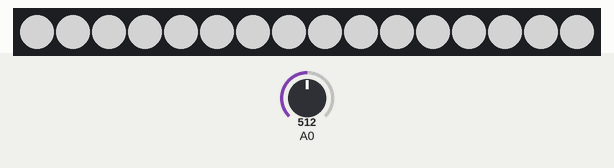
This sketch was run on a simulated Arduino Uno, built with avr-gcc and run on an emulated ATmega328P. Shown: 16 RGB LEDs in strip order, left to right. The inputs (shaded band) are chosen by the test bench; at power-on: A0 = 512. Dim RGB values are drawn brighter than linear.

Above: at 1.2 s.
1.3 s: A0 set to 0
At 2.5 s:
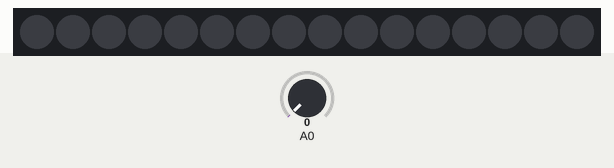
2.8 s: A0 set to 25
At 3.3 s:
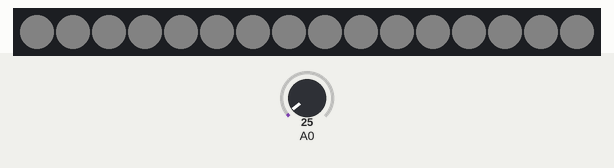
4.3 s: A0 set to 6
Timing chart, 0 to 7.3 s (numbered marks = the images above; inputs shaded):
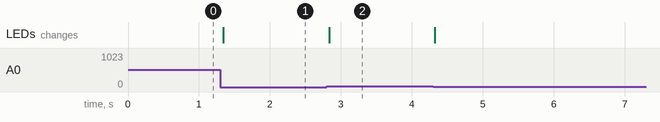

The sketch:

TLC_LEDs.ino
```cpp
/*
    Basic Pin setup:
    ------------                                  ---u----
    ARDUINO   13|-> SCLK (pin 25)           OUT1 |1     28| OUT channel 0
              12|                           OUT2 |2     27|-> GND (VPRG)
              11|-> SIN (pin 26)            OUT3 |3     26|-> SIN (pin 11)
              10|-> BLANK (pin 23)          OUT4 |4     25|-> SCLK (pin 13)
               9|-> XLAT (pin 24)             .  |5     24|-> XLAT (pin 9)
               8|                             .  |6     23|-> BLANK (pin 10)
               7|                             .  |7     22|-> GND
               6|                             .  |8     21|-> VCC (+5V)
               5|                             .  |9     20|-> 2K Resistor -> GND
               4|                             .  |10    19|-> +5V (DCPRG)
               3|-> GSCLK (pin 18)            .  |11    18|-> GSCLK (pin 3)
               2|                             .  |12    17|-> SOUT
               1|                             .  |13    16|-> XERR
               0|                           OUT14|14    15| OUT channel 15
    ------------                                  --------

    -  Put the longer leg (anode) of the LEDs in the +5V and the shorter leg
         (cathode) in OUT(0-15).
    -  +5V from Arduino -> TLC pin 21 and 19     (VCC and DCPRG)
    -  GND from Arduino -> TLC pin 22 and 27     (GND and VPRG)
    -  digital 3        -> TLC pin 18            (GSCLK)
    -  digital 9        -> TLC pin 24            (XLAT)
    -  digital 10       -> TLC pin 23            (BLANK)
    -  digital 11       -> TLC pin 26            (SIN)
    -  digital 13       -> TLC pin 25            (SCLK)
    -  The 2K resistor between TLC pin 20 and GND will let ~20mA through each
       LED.  To be precise, it's I = 39.06 / R (in ohms).  This doesn't depend
       on the LED driving voltage.
    - (Optional): put a pull-up resistor (~10k) between +5V and BLANK so that
                  all the LEDs will turn off when the Arduino is reset.

    If you are daisy-chaining more than one TLC, connect the SOUT of the first
    TLC to the SIN of the next.  All the other pins should just be connected
    together:
        BLANK on Arduino -> BLANK of TLC1 -> BLANK of TLC2 -> ...
        XLAT on Arduino  -> XLAT of TLC1  -> XLAT of TLC2  -> ...
    The one exception is that each TLC needs it's own resistor between pin 20
    and GND.

    This library uses the PWM output ability of digital pins 3, 9, 10, and 11.
    Do not use analogWrite(...) on these pins.

    This sketch does the Knight Rider strobe across a line of LEDs.

    Alex Leone <acleone ~AT~ gmail.com>, 2009-02-03 */

#include "Tlc5940.h"

int inputPin = 2;

void setup()
{
  /* Call Tlc.init() to setup the tlc.
     You can optionally pass an initial PWM value (0 - 4095) for all channels.*/
  Tlc.init();
  pinMode(inputPin, INPUT);
}

void loop()
{
  testAll();
//  knightRider();
//  fillingOrChasing();
}

void testAll() {;
  int sensorValue = analogRead(0); // get the sensor value
  int intensity = map(sensorValue, 0, 1023, 0, 4095); // map to TLC range
  Tlc.clear();
  for (int channel = 0; channel < 16*NUM_TLCS; channel += 1) {
    Tlc.set(channel, intensity); // set the intensity for this LED
  }
    Tlc.update();
    delay(75);
}

void knightRider() {
  const int sensorPin = 4;
  int direction = 1;
  int sensorValue = analogRead(0); // get the sensor value
  int intensity = map(sensorValue, 0, 1023, 0, 4095); // map to TLC range
  int dim = intensity / 4; // 1/4 the value dims the LED

  for (int channel = 0; channel < 16*NUM_TLCS; channel += direction) {
    Tlc.clear();
    if (channel == 0) {
      direction = 1;
    } else {
      Tlc.set(channel - 1, dim); // set the intensity for prev LED
    }
    Tlc.set(channel, intensity); // set the intensity for this LED
    if (channel < 15) {
      Tlc.set(channel + 1, dim); // set the intensity for next LED
    } else {
      direction = -1;
    }
    Tlc.update();
    delay(75);
  }
}

void fillingOrChasing() {

  int PHALANXSIZE = 2;
  int POW_HIGH = 4095;
  int POW_NORM = 100;
  int POW_LOW = 0;

  while(true) {
    int val = digitalRead(inputPin);
    if (val == LOW) {
      Tlc.clear();
      for (int channel = 0; channel < 16*NUM_TLCS; channel++) {
        int pow = 0;
        switch (((channel-1)/PHALANXSIZE)%3) {
          case 2:
          case 1:
            pow = POW_LOW;
            break;
          case 0:
            pow = POW_HIGH;
            break;
          default:
            break;
        }
        Tlc.set(channel, pow);
      }
      Tlc.update();
      delay(100);

      Tlc.clear();
      for (int channel = 0; channel < 16*NUM_TLCS; channel++) {
        int pow = 0;
        switch (((channel-1)/PHALANXSIZE)%3) {
          case 1:
            pow = POW_HIGH;
            break;
          case 2:
          case 0:
            pow = POW_LOW;
            break;
          default:
            break;
        }
        Tlc.set(channel, pow);
      }
      Tlc.update();
      delay(100);

      Tlc.clear();
      for (int channel = 0; channel < 16*NUM_TLCS; channel++) {
        int pow = 0;
        switch (((channel-1)/PHALANXSIZE)%3) {
          case 2:
            pow = POW_HIGH;
            break;
          case 1:
          case 0:
            pow = POW_LOW;
            break;
          default:
            break;
        }
        Tlc.set(channel, pow);
      }
      Tlc.update();
      delay(100);

    } else {
      Tlc.clear();
      for (int channel = 0; channel < 16*NUM_TLCS; channel++) {
        Tlc.set(channel, POW_NORM);
        Tlc.update();
        delay(100);
      }
    }
  }
}
```

Measured:
- after the input at 1.3 s, the LEDs: change at once (image 1)
- after the input at 2.8 s, the LEDs: change at once (image 2)
